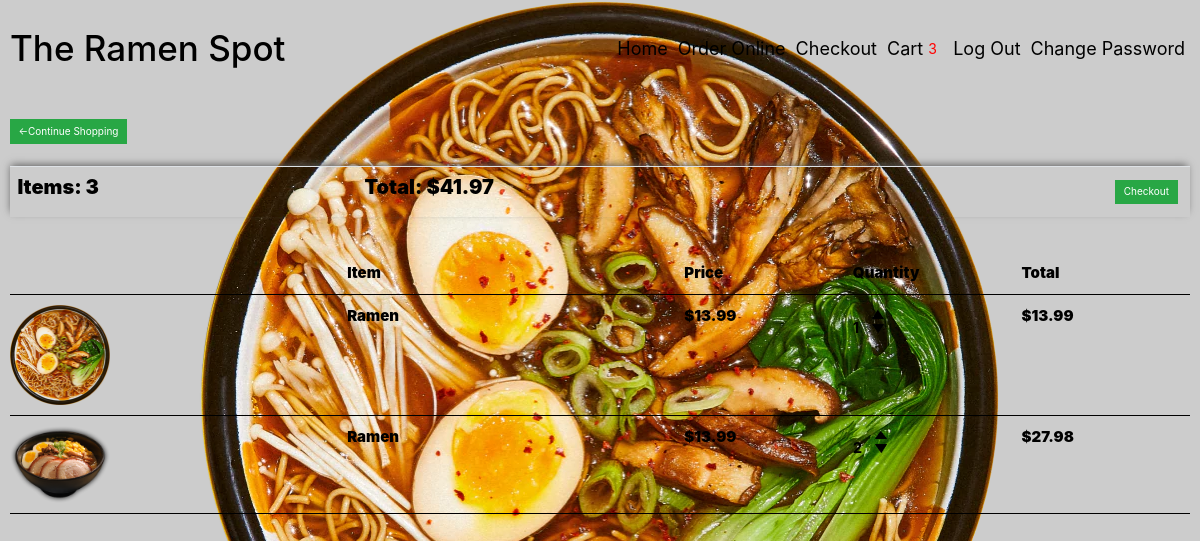
/restaurantCart/ (signed in), run on the app's committed database.
### customer/models.py (models this page shows, shortened)
class Order(models.Model):
   customer = models.ForeignKey(Customer, on_delete=models.SET_NULL, blank=True, null=True)
   date_ordered = models.DateTimeField(auto_now_add=True)
   complete = models.BooleanField(default=False, null=True, blank=False)
   transaction_id = models.CharField(max_length=200, null=True)
   @property
   def cart_total(self):
      orderitems = self.orderitem_set.all()
      total = sum([item.get_total for item in orderitems])
      return total
   @property
   def cart_items(self):
      orderitems = self.orderitem_set.all()
      total = sum([item.quantity for item in orderitems])
      return total

class OrderItem(models.Model):
   product = models.ForeignKey(Products, on_delete=models.SET_NULL, blank=True, null=True)
   order = models.ForeignKey(Order, on_delete=models.SET_NULL, blank=True, null=True)
   quantity = models.IntegerField(default=0, null=True, blank=True)
   @property
   def get_total(self):
      total = self.product.price * self.quantity
      return total

class Products(models.Model):
   name = models.CharField(max_length=200, null=True)
   description = models.TextField(max_length=500)
   price = models.FloatField()
   dinein = models.BooleanField(default=False, null=True, blank=False)
   image = models.ImageField(null=True, blank=True)
   category = models.ManyToManyField('Category', related_name='item')
   @property
   def imageURL(self):
      try:
         url = self.image.url
      except:
         url = ''
      return url

### customer/views.py (the view)
# urls.py: path('restaurantCart/', views.restaurantCart, name="cart"),
def restaurantCart(request):
	if request.user.is_authenticated:
		customer = request.user.customer
		order, created = Order.objects.get_or_create(customer=customer, complete=False)
		items = order.orderitem_set.all()
		cartItems = order.cart_items
	else:
		items = []
		order = {'cart_total':0, 'cart_items':0, 'delivery': False}
		cartItems = order['cart_items']
	context = {'items':items, 'order':order, 'cartItems':cartItems}
	return render(request, 'customer/cart.html', context)

### templates/customer/cart.html
{% extends 'base.html' %}
{% load static %}
{% block content %}
<div class="row">
    <div class="col-lg-12">
        <div class="element-1">
            <a  class="btn btn-success" href="{% url 'menu' %}">&#x2190;Continue Shopping</a>
            <br>
            <br>
            <table class="table item-total">
                <tr>
				    <th><h5>Items: <strong>{{order.cart_items}}</strong></h5></th>
					<th><h5 class="float">Total:<strong> ${{order.cart_total|floatformat:2}}</strong></h5></th>
                    <th>
                        <a  style="float:right; margin:5px;" class="btn btn-success" href="{% url 'checkout' %}">Checkout</a>
                    </th>
                </tr>
            </table>
        </div>
        <br>
        <div class="element-1">
            <div class="cart-row">
                <div style="flex:2"></div>
                <div style="flex:2"><strong>Item</strong></div>
                <div style="flex:1"><strong>Price</strong></div>
                <div style="flex:1"><strong>Quantity</strong></div>
                <div style="flex:1"><strong>Total</strong></div>
            </div>
            {% for item in items %}
            <div class="cart-row">
                <div style="flex:2"><img class="row-image" src="{{item.product.imageURL}}""></div>
                <div style="flex:2"><p>{{item.product.name}}</p></div>
                <div style="flex:1"><p>${{item.product.price|floatformat:2}}</p></div>
                <div style="flex:1">
                    <p class="quantity">{{item.quantity}}</p>
                    <div class="quantity">
                        <img data-products="{{item.product.id}}" data-action="add" class="chg-quantity add-btn update-cart" src="{% static  'images/up-arrow.png' %}">
                        <img data-products="{{item.product.id}}" data-action="remove" class="chg-quantity add-btn update-cart" src="{% static  'images/down-arrow.png' %}">
                    </div>
                </div>
                <div style="flex:1"><p>${{item.get_total|floatformat:2}}</p></div>
            </div>
            {% endfor %}
        </div>
    </div>
</div>
{% endblock content %}

### static/css/base.css (style rules this page uses)
* { padding: 0; margin: 0; box-sizing: border-box; }
html { font-size: 62.5%; }
.element-1 { color: black; font-size: 1.5rem; font-weight: 900; padding: 10px; }
.item-total { color: black; font-size: 1.5rem; font-weight: 900; padding: 10px; box-shadow: -1px -3px 8px -2px rgb(90, 90, 90); }
.col-lg-4, .col-lg-6, .col-lg-8, .col-lg-12 { margin-top: 12px; }
.table h5 { font-size: 2rem; font-weight: 900; }
.btn { border-radius: 0; }
.row-image { width: 100px; }
.cart-row { display: flex; align-items: flex-stretch; padding-bottom: 10px; margin-bottom: 10px; border-bottom: 1px solid black; }
.quantity { display: inline-block; font-weight: 700; padding-right:10px; }
.chg-quantity { width: 12px; cursor: pointer; display: block; margin-top: 5px; transition:.1s; }

### data on the page
Order: cart_items "3", cart_total "41.97"
OrderItem: product.imageURL (picture), product.name "Ramen", product.price "13.99", quantity "1", get_total "13.99"
OrderItem: product.imageURL (picture), product.name "Ramen", product.price "13.99", quantity "2", get_total "27.98"

### other printed values
{{ cartItems }} "3"
